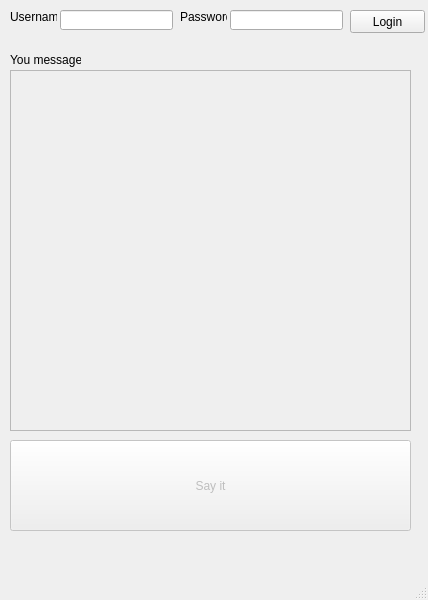
<?xml version="1.0" encoding="UTF-8"?>
<ui version="4.0">
 <class>MainWindow</class>
 <widget class="QMainWindow" name="MainWindow">
  <property name="geometry">
   <rect>
    <x>0</x>
    <y>0</y>
    <width>428</width>
    <height>600</height>
   </rect>
  </property>
  <property name="windowTitle">
   <string>MainWindow</string>
  </property>
  <widget class="QWidget" name="centralwidget">
   <widget class="QLabel" name="label">
    <property name="geometry">
     <rect>
      <x>10</x>
      <y>10</y>
      <width>47</width>
      <height>13</height>
     </rect>
    </property>
    <property name="text">
     <string>Username</string>
    </property>
   </widget>
   <widget class="QLabel" name="label_2">
    <property name="geometry">
     <rect>
      <x>180</x>
      <y>10</y>
      <width>47</width>
      <height>13</height>
     </rect>
    </property>
    <property name="text">
     <string>Password</string>
    </property>
   </widget>
   <widget class="QPushButton" name="pushButton">
    <property name="geometry">
     <rect>
      <x>350</x>
      <y>10</y>
      <width>75</width>
      <height>23</height>
     </rect>
    </property>
    <property name="text">
     <string>Login</string>
    </property>
   </widget>
   <widget class="QLabel" name="label_3">
    <property name="geometry">
     <rect>
      <x>10</x>
      <y>50</y>
      <width>71</width>
      <height>20</height>
     </rect>
    </property>
    <property name="text">
     <string>You message</string>
    </property>
   </widget>
   <widget class="QTextEdit" name="textEdit_3">
    <property name="enabled">
     <bool>false</bool>
    </property>
    <property name="geometry">
     <rect>
      <x>10</x>
      <y>70</y>
      <width>401</width>
      <height>361</height>
     </rect>
    </property>
   </widget>
   <widget class="QPushButton" name="pushButton_2">
    <property name="enabled">
     <bool>false</bool>
    </property>
    <property name="geometry">
     <rect>
      <x>10</x>
      <y>440</y>
      <width>401</width>
      <height>91</height>
     </rect>
    </property>
    <property name="text">
     <string>Say it</string>
    </property>
   </widget>
   <widget class="QLineEdit" name="lineEdit">
    <property name="geometry">
     <rect>
      <x>60</x>
      <y>10</y>
      <width>113</width>
      <height>20</height>
     </rect>
    </property>
   </widget>
   <widget class="QLineEdit" name="lineEdit_2">
    <property name="geometry">
     <rect>
      <x>230</x>
      <y>10</y>
      <width>113</width>
      <height>20</height>
     </rect>
    </property>
   </widget>
  </widget>
  <widget class="QMenuBar" name="menubar">
   <property name="geometry">
    <rect>
     <x>0</x>
     <y>0</y>
     <width>428</width>
     <height>21</height>
    </rect>
   </property>
  </widget>
  <widget class="QStatusBar" name="statusbar"/>
 </widget>
 <resources/>
 <connections/>
</ui>
